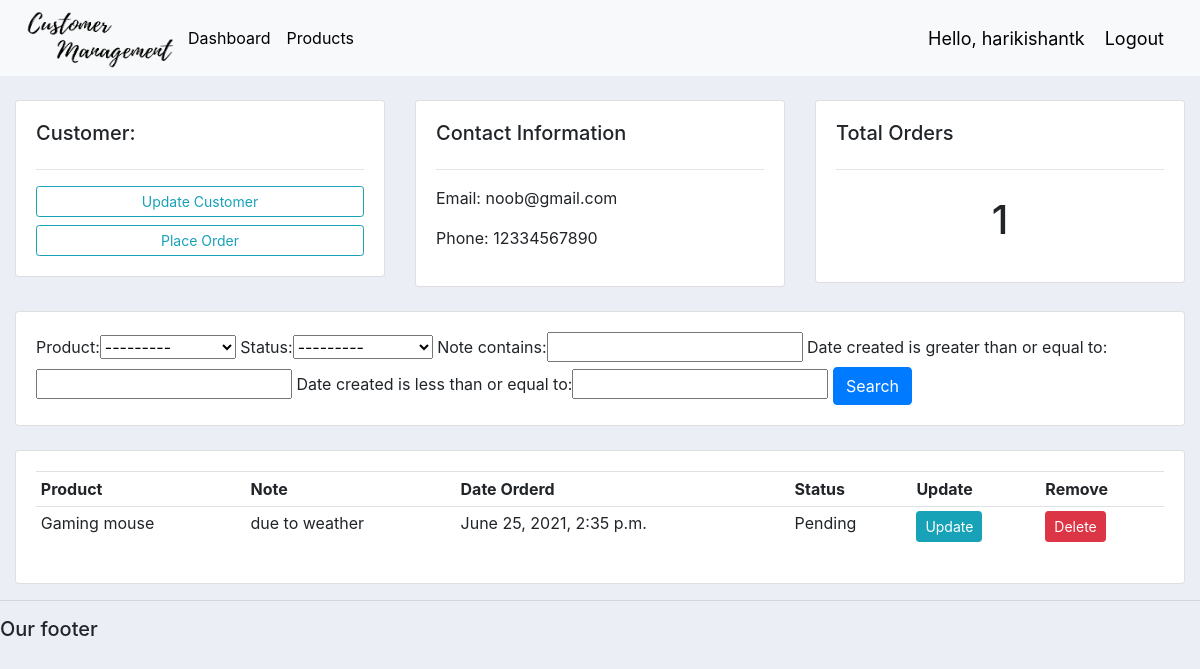
The app's page /customer/1/ (signed in) with its own data.
### accounts/models.py (models this page shows, shortened)
class Customer(models.Model):
	user = models.OneToOneField(User, null=True, blank=True, on_delete=models.CASCADE)
	profile_pic = models.ImageField(default="default.png",null=True, blank=True)
	name = models.CharField(max_length=200, null=True)
	phone = models.CharField(max_length=200, null=True)
	email = models.CharField(max_length=200, null=True)
	date_created = models.DateTimeField(auto_now_add=True, null=True)

class Order(models.Model):
	STATUS = (
			('Pending', 'Pending'),
			('Out for delivery', 'Out for delivery'),
			('Delivered', 'Delivered'),
			)
	customer = models.ForeignKey(Customer, null=True, on_delete= models.SET_NULL)
	product = models.ForeignKey(Product, null=True, on_delete= models.SET_NULL)
	date_created = models.DateTimeField(auto_now_add=True, null=True)
	status = models.CharField(max_length=200, null=True, choices=STATUS)
	note = models.CharField(max_length=1000, null=True)

class Product(models.Model):
	CATEGORY = (
			('Indoor', 'Indoor'),
			('Out Door', 'Out Door'),
			)
	name = models.CharField(max_length=200, null=True)
	price = models.FloatField(null=True)
	category = models.CharField(max_length=200, null=True, choices=CATEGORY)
	description = models.CharField(max_length=200, null=True, blank=True)
	date_created = models.DateTimeField(auto_now_add=True, null=True)
	tags = models.ManyToManyField(Tag)
	def __str__(self):
		return self.name

### accounts/decorators.py (the view)
        def wrapper_func(request, *args, **kwargs):
            group = None
            if request.user.groups.exists():
                group = request.user.groups.all()[0].name
            if group in allowed_roles:
                return view_func(request, *args, **kwargs)
            else:
                return HttpResponse("You are not authorised to view the page")

### accounts/views.py (called while the page is built)
@login_required(login_url='login')
@allowed_users(allowed_roles=['admin'])
def customer(request, pk_test):
	customer = Customer.objects.get(id=pk_test)
	orders = customer.order_set.all()
	order_count = orders.count()
	myFilter = OrderFilter(request.GET, queryset=orders)
	orders = myFilter.qs
	context = {'customer':customer, 'orders':orders, 'order_count':order_count,
	'myFilter':myFilter}
	return render(request, 'accounts/customer.html',context)

### accounts/templates/accounts/customer.html
{%  extends 'accounts/main.html' %}
{% block content %}
	<br>
<div class="row">
	<div class="col-md">
		<div class="card card-body">
			<h5>Customer:</h5>
			<hr>
			<a class="btn btn-outline-info  btn-sm btn-block" href="">Update Customer</a>
			<a class="btn btn-outline-info  btn-sm btn-block" href="{% url 'create_order' customer.id %}">Place Order</a>
		</div>
	</div>
	<div class="col-md">
		<div class="card card-body">
			<h5>Contact Information</h5>
			<hr>
			<p>Email: {{customer.email}}</p>
			<p>Phone: {{customer.phone}}</p>
		</div>
	</div>
	<div class="col-md">
		<div class="card card-body">
			<h5>Total Orders</h5>
			<hr>
			<h1 style="text-align: center;padding: 10px">{{order_count}}</h1>
		</div>
	</div>
</div>
<br>
<div class="row">
	<div class="col">
		<div class="card card-body">
			<form method="get">
				{{myFilter.form}}
		    <button class="btn btn-primary" type="submit">Search</button>
		  </form>
		</div>
	</div>
</div>
<br>
<div class="row">
	<div class="col-md">
		<div class="card card-body">
			<table class="table table-sm">
				<tr>
					<th>Product</th>
					<th>Note</th>
					<th>Date Orderd</th>
					<th>Status</th>
					<th>Update</th>
					<th>Remove</th>
				</tr>
				{% for order in orders %}
				<tr>
					<td>{{order.product}}</td>
					<td>{{order.note}}</td>
					<td>{{order.date_created}}</td>
					<td>{{order.status}}</td>
					<td><a class="btn btn-sm btn-info" href="{% url 'update_order' order.id %}">Update</a></td>
					<td><a class="btn btn-sm btn-danger" href="{% url 'delete_order' order.id %}">Delete</a></td>
				</tr>
				{% endfor %}
			</table>
		</div>
	</div>
</div>
{% endblock %}

### accounts/templates/accounts/navbar.html (shortened to what this page needs)
{% load static %}
<nav class="navbar navbar-expand-lg navbar-dark bg-light">
 <img src="{% static 'images/logo.png' %}" href="{% url 'home' %}" height="60px" width="164px">
  <div class="collapse navbar-collapse" id="navbarNav">
    <ul class="navbar-nav">
      {% if request.user.is_staff %}
      <li class="nav-item active">
        <a class="nav-link" href="{% url 'home' %}" style="color:black;">Dashboard</a>
      </li>
      <li class="nav-item">
        <a class="nav-link" href="{% url 'products' %}" style="color:black;">Products</a>
      </li>
      {% else %}
      <li class="nav-item">
        <a class="nav-link" href="{% url 'account' %}" style="color:black;">Settings</a>
      </li>
      {% endif %}
    </ul>
  </div>
  <span class="hello-msg">Hello, {{request.user}}</span>
  <span ><a  class="hello-msg" href="{% url 'logout' %}" style="color:black;">Logout</a></span>
</nav>

### static/css/main.css (style rules this page uses)
body { background-color: #ebeff5; }

### accounts/templates/accounts/navbar.html (style rules this page uses)
.hello-msg { font-size: 18px; color: #000; margin-right: 20px; }

### records on screen
Customer: email "noob@gmail.com", phone "12334567890"
Order: product "Gaming mouse", note "due to weather", date_created "June 25, 2021, 2:35 p.m.", status "Pending"

### other values on screen
{{ request.user }} "harikishantk"
{{ order_count }} "1"
